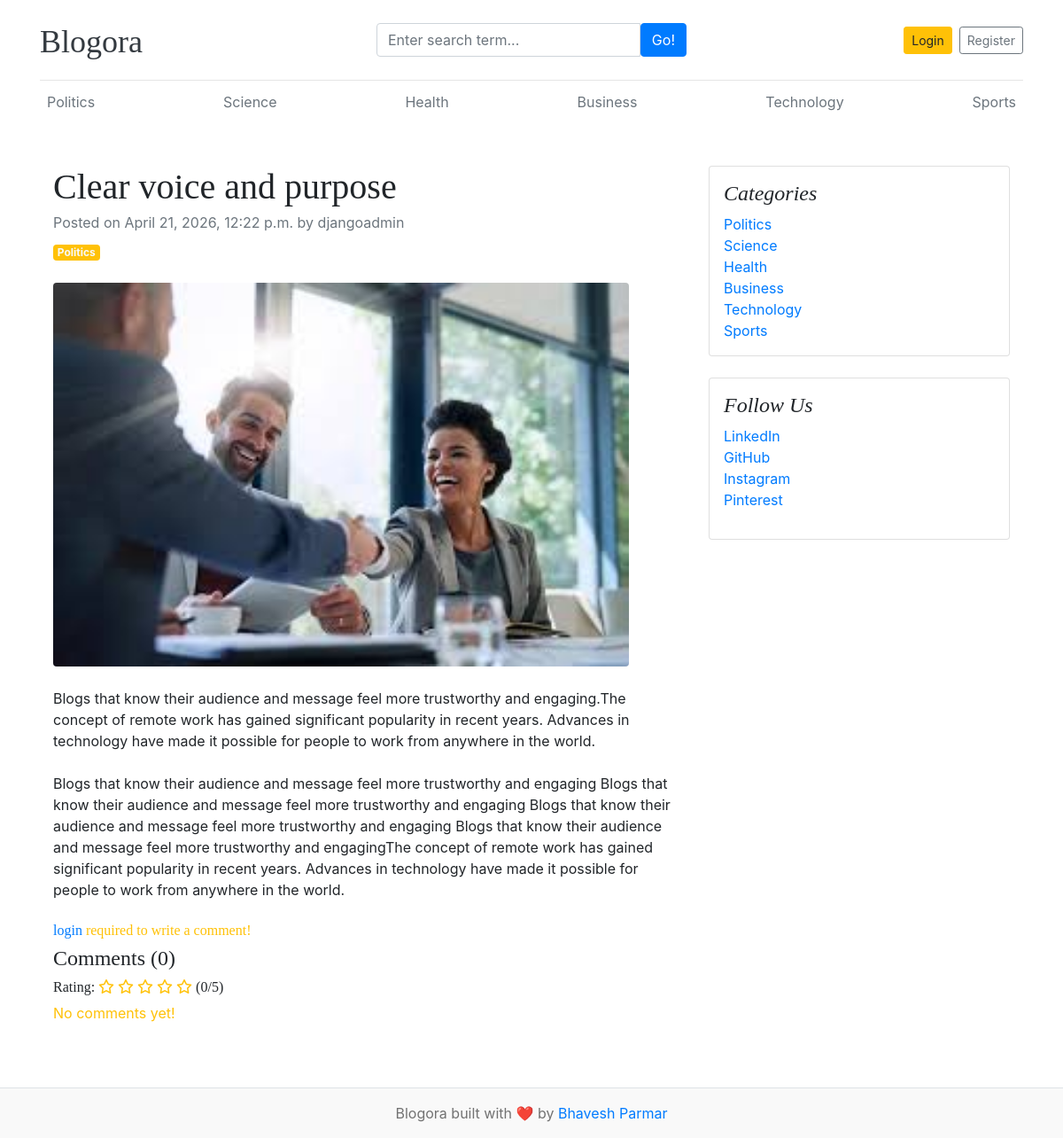
/blogs/clear-voice-and-purpose/, run on the app's committed database.
### blogs/models.py (models this page shows, shortened)
class Category(models.Model):
    category_name = models.CharField(max_length=100, unique=True)
    created_at = models.DateTimeField(auto_now_add=True)
    updated_at = models.DateTimeField(auto_now=True)
    class Meta:
        verbose_name_plural = 'categories'
    def __str__(self):
        return self.category_name

class Blog(models.Model):
    STATUS_CHOICES = (
        ('Draft', 'Draft'),
        ('Published', 'Published')
    )
    title = models.CharField(max_length=100)
    slug = models.SlugField(max_length=150, unique=True, blank=True)
    category = models.ForeignKey(Category, on_delete=models.CASCADE)
    author = models.ForeignKey(User, on_delete=models.CASCADE)
    featured_image = models.ImageField(upload_to='uploads/%Y/%m/%d')
    short_description = models.TextField(max_length=500)
    blog_body = models.TextField(max_length=2000)
    status = models.CharField(max_length=20, choices=STATUS_CHOICES, default='Draft')
    is_featured = models.BooleanField(default=False)
    created_at = models.DateTimeField(auto_now_add=True)
    updated_at = models.DateTimeField(auto_now=True)

class SocialLinks(models.Model):
    media_name = models.CharField(max_length=50)
    media_link = models.URLField()
    created_at =  models.DateTimeField(auto_now_add=True)
    updated_at = models.DateTimeField(auto_now=True)
    class Meta:
        verbose_name_plural = 'Social Links'
    def __str__(self):
        return self.media_name

### blogs/views.py (the view, shortened to what this page needs)
# urls.py: path('blogs/<slug:slug>/', blogsview.blogs, name='blogs'),
def blogs(request, slug):
    blog_post = get_object_or_404(Blog, slug=slug, status='Published')
    comments = Comment.objects.filter(blog=blog_post).order_by('-created_at')
    total_comments = comments.count()
    avg_rating = comments.aggregate(Avg('rating'))['rating__avg'] or 0
    full_stars = int(avg_rating)
    half_stars = (avg_rating - full_stars)
    empty_stars = 5 - full_stars - (1 if half_stars else 0)
    con = {
        'blog_post':blog_post,
        'comments':comments,
        'total_comments':total_comments,
        'avg_rating':avg_rating,
        'full_stars':range(full_stars),
        'half_stars':half_stars,
        'empty_stars':range(empty_stars),
    }
    return render(request, 'blogs.html', con)

### blogs/context_processors.py (called while the page is built)
def get_categories(request):
    categories = Category.objects.all()
    return dict(categories=categories)

def get_about(request):
    about = About.objects.first()
    return dict(about=about)

def get_social_links(request):
    social_links = SocialLinks.objects.all()
    return dict(social_links=social_links)

### templates/blogs.html (shortened to what this page needs)
{% extends 'base.html' %}
{% block content %}
<div class="container mt-5">
  <div class="row">
    <div class="col-lg-8">
      <article>
        <header class="mb-4">
          <h1 class="fw-bolder mb-1">{{ blog_post.title }}</h1>
          <div class="text-muted fst-italic mb-2">
            Posted on {{ blog_post.created_at }} by {{ blog_post.author }}
          </div>
          <a class="badge bg-warning text-decoration-none text-light"
            href="{% url 'post_by_category' blog_post.category.pk %}">
            {{ blog_post.category }}
          </a>
        </header>
        <figure class="mb-4">
          <img class="img-fluid rounded" src="{{ blog_post.featured_image.url }}" alt="Blog image" style="width: 650px; height: auto;">
        </figure>
        <section class="mb-5">
          <p class="fs-5 mb-4">
            {{ blog_post.short_description }}
          </p>
          <p class="fs-5 mb-4">
            {{ blog_post.blog_body }}
          </p>
          {% if user.is_authenticated %}
          <div class="form-group">
            <form action="" method="POST" class="p-4 border rounded bg-light shadow-sm">
              {% csrf_token %}
              <h5 class="mb-3 font-weight-bold">Leave a Review</h5>
              <div class="form-group">
                <label class="font-weight-bold d-block">Your Rating</label>
                <div>
                  <label class="mr-2">
                    <input type="radio" name="rating" value="1"> <i class="fa fa-star text-warning"></i>
                  </label>
                  <label class="mr-2">
                    <input type="radio" name="rating" value="2"> <i class="fa fa-star text-warning"></i><i
                      class="fa fa-star text-warning"></i>
                  </label>
                  <label class="mr-2">
                    <input type="radio" name="rating" value="3"> <i class="fa fa-star text-warning"></i><i
                      class="fa fa-star text-warning"></i><i class="fa fa-star text-warning"></i>
                  </label>
                  <label class="mr-2">
                    <input type="radio" name="rating" value="4"> <i class="fa fa-star text-warning"></i><i
                      class="fa fa-star text-warning"></i><i class="fa fa-star text-warning"></i><i
                      class="fa fa-star text-warning"></i>
                  </label>
                  <label class="mr-2">
                    <input type="radio" name="rating" value="5"> <i class="fa fa-star text-warning"></i><i
                      class="fa fa-star text-warning"></i><i class="fa fa-star text-warning"></i><i
                      class="fa fa-star text-warning"></i><i class="fa fa-star text-warning"></i>
                  </label>
                </div>
              </div>
              <div class="form-group">
                <label class="font-weight-bold">Your Comment</label>
                <textarea name="comment" class="form-control" rows="4"
                  placeholder="Write your comment here..."></textarea>
              </div>
              <button type="submit" class="btn btn-primary">
                <i class="fa fa-paper-plane"></i> Submit
              </button>
            </form>
          </div>
          {% else %}
          <h6 class="text-warning"><a href="{% url 'login' %}">login</a> required to write a comment!</h6>
          {% endif %}
          <h4>Comments ({{ total_comments }})</h4>
          <h6>Rating:
            {% for _ in empty_stars %}
              <i class="fa-regular fa-star text-warning"></i>
            {% endfor %}
            ({{ avg_rating}}/5)
          </h6>
          {% if comments %}
          {% for comment in comments %}
          <div class="card mt-2">
            <div class="card-body">
              <div class="d-flex justify-content-between align-items-center mb-2">
                <small class="font-weight-bold">by {{ comment.user }} | {{ comment.created_at | timesince}} ago</small>
                <div>
                  {% for _ in comment.stars %}
                  <i class="fa fa-star text-warning"></i>
                  {% endfor %}
                </div>
              </div>
              <p class="card-text mb-2">{{ comment.comment }}</p>
            </div>
          </div>
          {% endfor %}
          {% else %}
          <span class="text-warning">No comments yet!</span>
          {% endif %}
          <br>
        </section>
      </article>
    </div>
    <div class="col-lg-4">
      <div class="card mb-4 p-3">
        <h4 class="font-italic">Categories</h4>
        <ul class="list-unstyled mb-0">
          {% for cat in categories %}
          <li><a href="{% url 'post_by_category' cat.pk %}">{{ cat }}</a></li>
          {% endfor %}
        </ul>
      </div>
      <div class="card mb-4 p-3">
        <h4 class="font-italic">Follow Us</h4>
        <ol class="list-unstyled">
          {% for link in social_links %}
          <li><a href="{{ link.media_link }}" target="_blank">{{ link}}</a></li>
          {% endfor %}
        </ol>
      </div>
    </div>
  </div>
</div>
{% endblock %}

### templates/base.html (shortened to what this page needs)
{% load static %}
<!doctype html>
<html lang="en">
<head>
  <link rel="stylesheet" href="https://cdn.jsdelivr.net/npm/bootstrap@4.0.0/dist/css/bootstrap.min.css" />
  <link href="{% static 'css/blog.css' %}" rel="stylesheet" />
  <link rel="stylesheet" href="https://cdnjs.cloudflare.com/ajax/libs/font-awesome/6.5.0/css/all.min.css">
</head>
<body>
  <div class="container">
    <header class="blog-header py-3">
      <div class="row flex-nowrap justify-content-between align-items-center">
        <div class="col-4 pt-1">
          <a class="blog-header-logo text-dark" href="/">Blogora</a>
        </div>
        <div class="col-4">
          <form action="{% url 'search' %}" method="GET">
            <div class="input-group">
              <input class="form-control" name="keyword" value="{{ keyword }}" type="text" placeholder="Enter search term..." aria-label="Enter search term...">
              <button class="btn btn-primary" id="button-search" type="submit">Go!</button>
            </div>
          </form>
        </div>
        <div class="col-4 d-flex justify-content-end align-items-center">
          {% if not user.is_authenticated %}
            <a class="btn btn-sm btn-warning" href="{% url 'login' %}">Login</a>
            <a class="btn btn-sm btn-outline-secondary ml-2" href="{% url 'register' %}">Register</a>
          {% else %}
            <div style="color: blue;">
              <span><a class="btn btn-sm btn-primary" href="{% url 'dashboard' %}">Dashboard</a></span>
              &emsp;
              <a class="btn btn-sm btn-danger" href="{% url 'logout' %}">Logout</a>
            </div>
          {% endif %}
        </div>
      </div>
    </header>
    <div class="nav-scroller py-1 mb-3">
      <nav class="nav d-flex justify-content-between flex-wrap">
        {% for cat in categories %}
          <a class="p-2 text-muted text-dark" href="{% url 'post_by_category' cat.pk %}">
            {{ cat.category_name }}
          </a>
        {% empty %}
          <span class="text-muted p-2">No categories</span>
        {% endfor %}
      </nav>
    </div>
    {% block content %}
    {% endblock %}
  </div>
  <footer class="blog-footer text-center py-3 mt-4 border-top">
    <p class="mb-0">
      Blogora built with ❤️ by <a href="#">Bhavesh Parmar</a>
    </p>
  </footer>
</body>
</html>

### blog_main/static/css/blog.css (style rules this page uses)
.blog-header { border-bottom: 1px solid #e5e5e5; }
.blog-header-logo { font-family: "Playfair Display", Georgia, "Times New Roman", serif; font-size: 2.25rem; }
h1, h2, h3, h4, h5, h6 { font-family: "Playfair Display", Georgia, "Times New Roman", serif; }
.blog-footer { padding: 2.5rem 0; color: #727272; text-align: center; background-color: #f9f9f9; border-top: .05rem solid #e5e5e5; }
.blog-footer p:last-child { margin-bottom: 0; }

### data on the page
Category: category_name "Politics"
Category: category_name "Science"
Category: category_name "Health"
Category: category_name "Business"
Category: category_name "Technology"
Category: category_name "Sports"
Blog: title "Clear voice and purpose", created_at "April 21, 2026, 12:22 p.m.", author "djangoadmin", category "Politics", featured_image (picture), short_description "Blogs that know their audience and message feel more trustworthy and engaging.The concept of remote work has gained significant popularity in recent years. Advances in technology have made it possible for people to work from anywhere in the world.", blog_body "Blogs that know their audience and message feel more trustworthy and engaging Blogs that know their audience and message feel more trustworthy and engaging Blogs that know their audience and message feel more trustworthy and engaging Blogs that know their audience and message feel more trustworthy and engagingThe concept of remote work has gained significant popularity in recent years. Advances in technology have made it possible for people to work from anywhere in the world."
SocialLinks: media_name "LinkedIn"
SocialLinks: media_name "GitHub"
SocialLinks: media_name "Instagram"
SocialLinks: media_name "Pinterest"

### other printed values
{{ total_comments }} "0"
{{ avg_rating }} "0"
